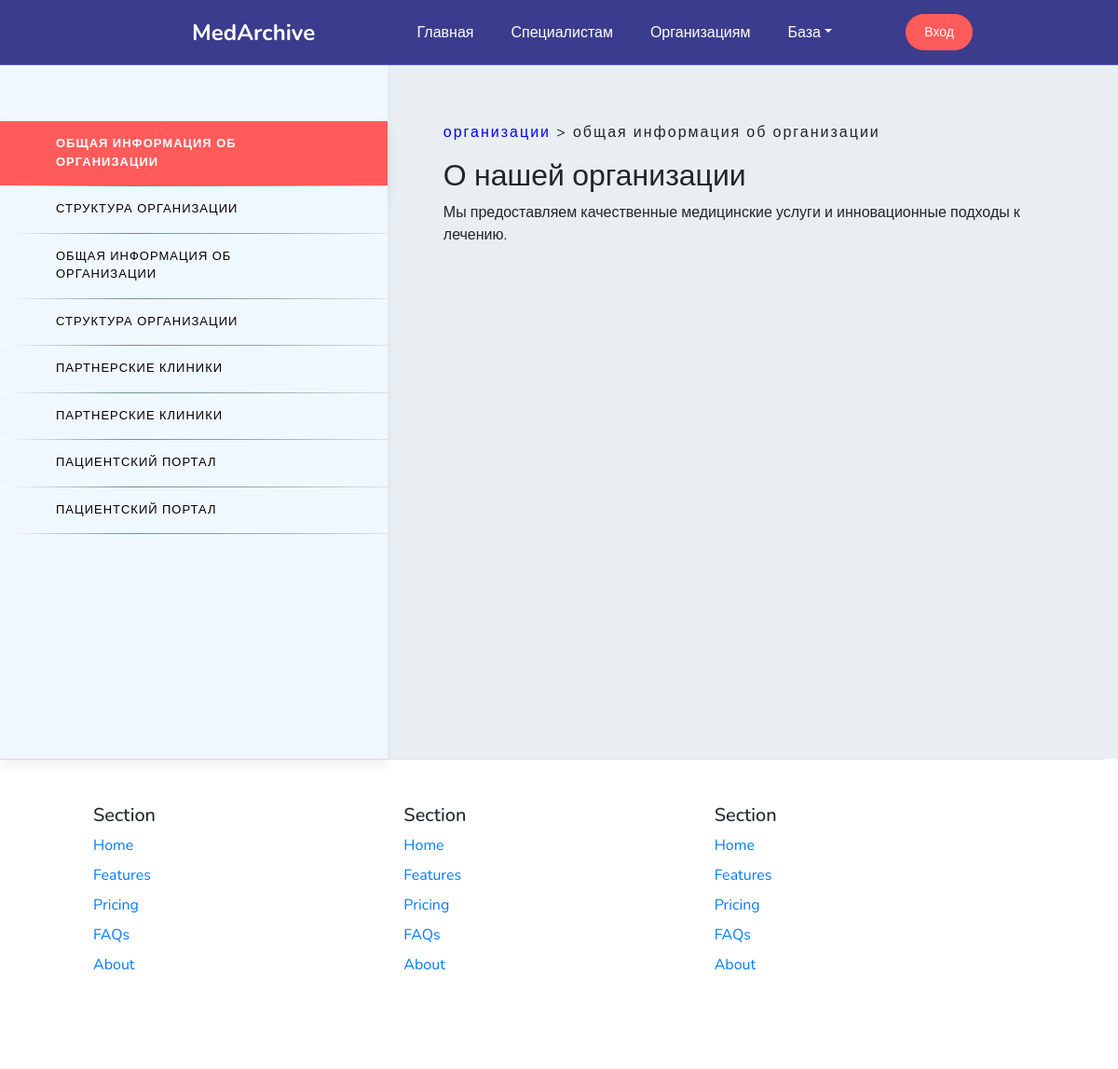
The app's page /account/organizations/, older data.
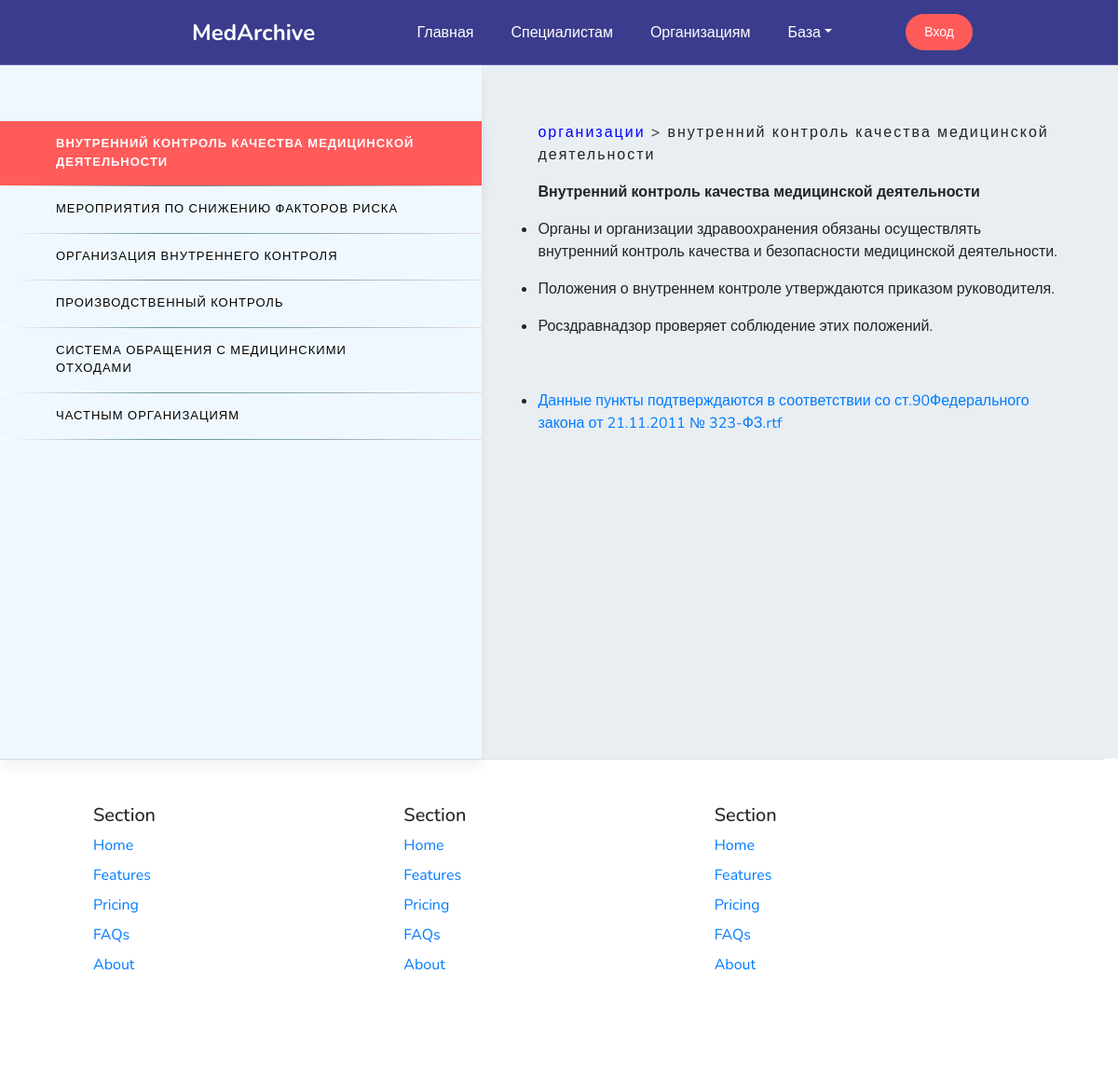
The same page, newer data.
### core/models.py (models this page shows, shortened)
class Organization(models.Model):
    section = models.IntegerField(
        verbose_name="Раздел",
        help_text="Номер раздела, к которому относится организация."
    )
    title = models.CharField(
        max_length=255,
        verbose_name="Название подраздела",
        help_text="Название подраздела с информацией об организации."
    )
    content = CKEditor5Field(
        verbose_name="Содержание",
        config_name='extends',
        help_text="Полный текст подраздела, отформатированный с помощью редактора."
    )
    published = models.BooleanField(
        default=True,
        verbose_name="Опубликовано?",
        help_text="Отметьте, если информация должна быть доступна на сайте."
    )
    class Meta:
        verbose_name = "Организации"
        verbose_name_plural = "Организации"

class Files(models.Model):
    subsection_type = models.ForeignKey(
        ContentType,
        on_delete=models.CASCADE,
        verbose_name="Тип подраздела",
        help_text="Тип контента, к которому относится файл."
    )
    subsection_id = models.PositiveIntegerField(
        verbose_name="ID подраздела",
        help_text="ID объекта контента, к которому относится файл."
    )
    subsection = GenericForeignKey('subsection_type', 'subsection_id')
    title = models.CharField(
        max_length=255,
        verbose_name="Название файла",
        help_text="Название файла, отображаемое на сайте."
    )
    content = models.FileField(
        upload_to='uploads/',
        verbose_name="Содержание",
        help_text="Файл для загрузки, доступный для пользователей сайта."
    )
    published = models.BooleanField(
        default=True,
        verbose_name="Опубликовано?",
        help_text="Отметьте, если файл готов к публикации и должен быть доступен на сайте."
    )
    class Meta:
        verbose_name = "Файл"
        verbose_name_plural = "Файлы"
    def get_extension(self):
        return os.path.splitext(self.content.name)[1].lower()

### acount_user/views.py (the view)
# urls.py: path('organizations/', views.organisation, name='organizations'),
def organisation(request):
    subsections = Organization.objects.filter(published=True).order_by('section')
    for subsection in subsections:
        subsection.files = Files.objects.filter(
            subsection_type=ContentType.objects.get_for_model(Organization),
            subsection_id=subsection.id,
            published=True
        )
    return render(request, 'organizations.html', {
        'subsections': subsections,
        'site_settings': SiteSettings.objects.first()
    })

### templates/organizations.html (shortened to what this page needs)
{% extends 'main.html' %}
{% block content %}
    <div class="content">
        <div class="supercontent">
            <ul class="cpec_content">
                {% for subsection in subsections %}
                    <li class="cpec_item {% if forloop.first %}-current{% endif %}">
                        <a href="javascript:void(0);" onclick="showContent({{ subsection.id }}, this)">
                            {{ subsection.title }}
                        </a>
                    </li>
                {% endfor %}
            </ul>
            <div class="content-block">
                {% for subsection in subsections %}
                    <div id="content-{{ subsection.id }}" class="content-item" style="{% if forloop.first %}display: block;{% else %}display: none;{% endif %};">
                            <p style="letter-spacing: 2px; text-transform: lowercase"><a href="{{ specialists_url }}">Организации</a> > {{ subsection.title }}</p>
                        {{ subsection.content|safe }}
                     {% if subsection.files.exists %}
                        <ul>
                            {% for file in subsection.files %}
                                <li>
                                      <a href="{{ file.content.url }}"
                                   target="_blank">{{ file.title }}.{{ file.get_extension|slice:"1:" }}</a>
                                </li>
                            {% endfor %}
                        </ul>
                    {% endif %}
                    </div>
                {% endfor %}
            </div>
        </div>
    </div>
{% endblock %}

Row changes from the older to the newer data that the page shows:
removed Organization: title "ОБЩАЯ ИНФОРМАЦИЯ ОБ ОРГАНИЗАЦИИ", title "общая информация об организации", content "О нашей организации Мы предоставляем качественные медицинские услуги и инновационные подходы к лечению."
removed Organization: title "СТРУКТУРА ОРГАНИЗАЦИИ"
removed Organization: title "ОБЩАЯ ИНФОРМАЦИЯ ОБ ОРГАНИЗАЦИИ"
removed Organization: title "СТРУКТУРА ОРГАНИЗАЦИИ"
removed Organization: title "ПАРТНЕРСКИЕ КЛИНИКИ"
removed Organization: title "ПАРТНЕРСКИЕ КЛИНИКИ"
removed Organization: title "ПАЦИЕНТСКИЙ ПОРТАЛ"
removed Organization: title "ПАЦИЕНТСКИЙ ПОРТАЛ"
added Organization: title "ВНУТРЕННИЙ КОНТРОЛЬ КАЧЕСТВА МЕДИЦИНСКОЙ ДЕЯТЕЛЬНОСТИ", title "внутренний контроль качества медицинской деятельности", content "Внутренний контроль качества медицинской деятельности Органы и организации здравоохранения обязаны осуществлять внутренний контроль качества и безопасности медицинской деятельности. Положения о внутреннем контроле утверждаются приказом руководителя. Росздравнадзор проверяет соблюдение этих положений."
added Organization: title "МЕРОПРИЯТИЯ ПО СНИЖЕНИЮ ФАКТОРОВ РИСКА"
added Organization: title "ОРГАНИЗАЦИЯ ВНУТРЕННЕГО КОНТРОЛЯ"
added Organization: title "ПРОИЗВОДСТВЕННЫЙ КОНТРОЛЬ"
added Organization: title "СИСТЕМА ОБРАЩЕНИЯ С МЕДИЦИНСКИМИ ОТХОДАМИ"
added Organization: title "ЧАСТНЫМ ОРГАНИЗАЦИЯМ"
added Files: title "Данные пункты подтверждаются в соответствии со ст.90Федерального закона от 21.11.2011 № 323-ФЗ", get_extension "rtf"
